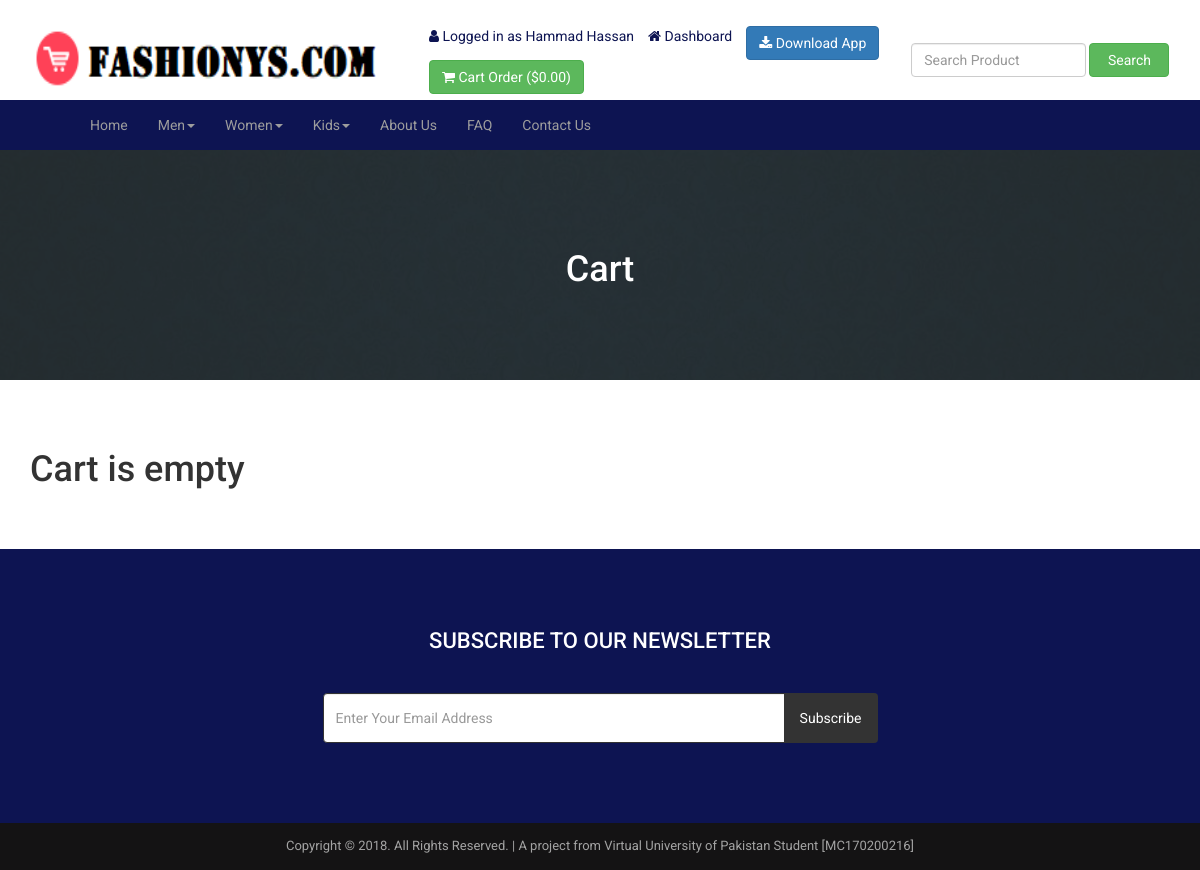
The page /cart2.php (signed in) on the database its author committed.
### tables this page shows
CREATE TABLE IF NOT EXISTS `tbl_settings` (
  `id` int(11) NOT NULL,
  `logo` varchar(255) NOT NULL,
  `favicon` varchar(255) NOT NULL,
  `footer_about` text NOT NULL,
  `footer_copyright` text NOT NULL,
  `contact_address` text NOT NULL,
  `contact_email` varchar(255) NOT NULL,
  `contact_phone` varchar(255) NOT NULL,
  `contact_fax` varchar(255) NOT NULL,
  `contact_map_iframe` text NOT NULL,
  `receive_email` varchar(255) NOT NULL,
  `receive_email_subject` varchar(255) NOT NULL,
  `receive_email_thank_you_message` text NOT NULL,
  `forget_password_message` text NOT NULL,
  `total_recent_post_footer` int(10) NOT NULL,
  `total_popular_post_footer` int(10) NOT NULL,
  `total_recent_post_sidebar` int(11) NOT NULL,
  `total_popular_post_sidebar` int(11) NOT NULL,
  `total_featured_product_home` int(11) NOT NULL,
  `total_latest_product_home` int(11) NOT NULL,
  `total_popular_product_home` int(11) NOT NULL,
  `meta_title_home` text NOT NULL,
  `meta_keyword_home` text NOT NULL,
  `meta_description_home` text NOT NULL,
  `banner_login` varchar(255) NOT NULL,
  `banner_registration` varchar(255) NOT NULL,
  `banner_forget_password` varchar(255) NOT NULL,
  `banner_reset_password` varchar(255) NOT NULL,
  `banner_search` varchar(255) NOT NULL,
  `banner_cart` varchar(255) NOT NULL,
  `banner_checkout` varchar(255) NOT NULL,
  `banner_product_category` varchar(255) NOT NULL,
  `banner_blog` varchar(255) NOT NULL,
  `cta_title` varchar(255) NOT NULL,
  `cta_content` text NOT NULL,
  `cta_read_more_text` varchar(255) NOT NULL,
  `cta_read_more_url` varchar(255) NOT NULL,
  `cta_photo` varchar(255) NOT NULL,
  `featured_product_title` varchar(255) NOT NULL,
  `featured_product_subtitle` varchar(255) NOT NULL,
  `latest_product_title` varchar(255) NOT NULL,
  `latest_product_subtitle` varchar(255) NOT NULL,
  `popular_product_title` varchar(255) NOT NULL,
  `popular_product_subtitle` varchar(255) NOT NULL,
  `testimonial_title` varchar(255) NOT NULL,
  `testimonial_subtitle` varchar(255) NOT NULL,
  `testimonial_photo` varchar(255) NOT NULL,
  `blog_title` varchar(255) NOT NULL,
  `blog_subtitle` varchar(255) NOT NULL,
  `newsletter_text` text NOT NULL,
  `paypal_email` varchar(255) NOT NULL,
  `stripe_public_key` varchar(255) NOT NULL,
  `stripe_secret_key` varchar(255) NOT NULL,
  `bank_detail` text NOT NULL,
  `before_head` text NOT NULL,
  `after_body` text NOT NULL,
  `before_body` text NOT NULL,
  `home_service_on_off` int(11) NOT NULL,
  `home_welcome_on_off` int(11) NOT NULL,
  `home_featured_product_on_off` int(11) NOT NULL,
  `home_latest_product_on_off` int(11) NOT NULL,
  `home_popular_product_on_off` int(11) NOT NULL,
  `home_testimonial_on_off` int(11) NOT NULL,
  `home_blog_on_off` int(11) NOT NULL,
  `newsletter_on_off` int(11) NOT NULL,
  `ads_above_welcome_on_off` int(1) NOT NULL,
  `ads_above_featured_product_on_off` int(1) NOT NULL,
  `ads_above_latest_product_on_off` int(1) NOT NULL,
  `ads_above_popular_product_on_off` int(1) NOT NULL,
  `ads_above_testimonial_on_off` int(1) NOT NULL,
  `ads_category_sidebar_on_off` int(1) NOT NULL
);

CREATE TABLE IF NOT EXISTS `tbl_top_category` (
  `tcat_id` int(11) NOT NULL,
  `tcat_name` varchar(255) NOT NULL,
  `show_on_menu` int(1) NOT NULL
);

CREATE TABLE IF NOT EXISTS `tbl_page` (
  `id` int(11) NOT NULL,
  `about_title` varchar(255) NOT NULL,
  `about_content` text NOT NULL,
  `about_banner` varchar(255) NOT NULL,
  `about_meta_title` varchar(255) NOT NULL,
  `about_meta_keyword` text NOT NULL,
  `about_meta_description` text NOT NULL,
  `faq_title` varchar(255) NOT NULL,
  `faq_banner` varchar(255) NOT NULL,
  `faq_meta_title` varchar(255) NOT NULL,
  `faq_meta_keyword` text NOT NULL,
  `faq_meta_description` text NOT NULL,
  `blog_title` varchar(255) NOT NULL,
  `blog_banner` varchar(255) NOT NULL,
  `blog_meta_title` varchar(255) NOT NULL,
  `blog_meta_keyword` text NOT NULL,
  `blog_meta_description` text NOT NULL,
  `contact_title` varchar(255) NOT NULL,
  `contact_banner` varchar(255) NOT NULL,
  `contact_meta_title` varchar(255) NOT NULL,
  `contact_meta_keyword` text NOT NULL,
  `contact_meta_description` text NOT NULL,
  `pgallery_title` varchar(255) NOT NULL,
  `pgallery_banner` varchar(255) NOT NULL,
  `pgallery_meta_title` varchar(255) NOT NULL,
  `pgallery_meta_keyword` text NOT NULL,
  `pgallery_meta_description` text NOT NULL,
  `vgallery_title` varchar(255) NOT NULL,
  `vgallery_banner` varchar(255) NOT NULL,
  `vgallery_meta_title` varchar(255) NOT NULL,
  `vgallery_meta_keyword` text NOT NULL,
  `vgallery_meta_description` text NOT NULL
);

### cart2.php (the view, shortened to what this page needs)
<?php require_once('header.php'); ?>
<?php
$statement = $pdo->prepare("SELECT * FROM tbl_settings WHERE id=1");
$statement->execute();
$result = $statement->fetchAll(PDO::FETCH_ASSOC);
foreach ($result as $row) {
    $banner_cart = $row['banner_cart'];
}
?>
<div class="page-banner" style="background-image: url(assets/uploads/<?php echo $banner_cart; ?>)">
    <div class="overlay"></div>
    <div class="page-banner-inner">
        <h1><?php echo LANG_VALUE_18; ?></h1>
    </div>
</div>
<div class="page">
	<div class="container">
		<div class="row">
			<div class="col-md-12">
                <?php if(!isset($_SESSION['cart_p_id'])): ?>
                    <h1 class="fa-sharp fa-solid fa-person-dolly-empty"><i></i><?php echo 'Cart is empty'; ?></h1>
                <?php endif; ?>
			</div>
		</div>
	</div>
</div>
<?php require_once('footer.php'); ?>

### header.php (shortened to what this page needs)
<?php
include("admin/inc/config.php");
$statement = $pdo->prepare("SELECT * FROM tbl_settings WHERE id=1");
$statement->execute();
$result = $statement->fetchAll(PDO::FETCH_ASSOC);
foreach ($result as $row)
{
	$logo = $row['logo'];
}
?>
<!DOCTYPE html>
<html lang="en">
<head>
	<link rel="stylesheet" href="assets/css/bootstrap.min.css">
	<link rel="stylesheet" href="assets/css/font-awesome.min.css">
	<link rel="stylesheet" href="assets/css/owl.carousel.min.css">
	<link rel="stylesheet" href="assets/css/owl.theme.default.min.css">
	<link rel="stylesheet" href="assets/css/jquery.bxslider.min.css">
    <link rel="stylesheet" href="assets/css/magnific-popup.css">
    <link rel="stylesheet" href="assets/css/rating.css">
	<link rel="stylesheet" href="assets/css/spacing.css">
	<link rel="stylesheet" href="assets/css/bootstrap-touch-slider.css">
	<link rel="stylesheet" href="assets/css/animate.min.css">
	<link rel="stylesheet" href="assets/css/tree-menu.css">
	<link rel="stylesheet" href="assets/css/select2.min.css">
	<link rel="stylesheet" href="assets/css/main.css">
	<link rel="stylesheet" href="assets/css/responsive.css">
	<?php
	$statement = $pdo->prepare("SELECT * FROM tbl_page WHERE id=1");
	$statement->execute();
	$result = $statement->fetchAll(PDO::FETCH_ASSOC);
		?>
</head>
<body>
<br>
<div class="header">
	<div class="container">
		<div class="row inner">
			<div class="col-md-4 logo">
				<a href="index.php"><img src="assets/uploads/<?php echo $logo; ?>" alt="logo image"></a>
			</div>
			<div class="col-md-5 right">
				<ul>
					<?php
					if(isset($_SESSION['customer'])) {
						?>
						<li><i class="fa fa-user"></i> <?php echo LANG_VALUE_13; ?> <?php echo $_SESSION['customer']['cust_name']; ?></li>
						<li><a href="dashboard.php"><i class="fa fa-home"></i> <?php echo LANG_VALUE_89; ?></a></li>
						<?php
					} else {
						?>
						<li><a href="login.php"><i class="fa fa-sign-in"></i> <?php echo LANG_VALUE_9; ?></a></li>
						<li><a href="registration.php"><i class="fa fa-user-plus"></i> <?php echo LANG_VALUE_15; ?></a></li>
						<?php
					}
					?>
                    <li class="btn btn-primary"><a href="/downloads/SSN Market.apk" download ><i class="fa fa-download" aria-hidden="true" style="color:white;"></i> <span style="color:white;">Download App</span</a></li>
					<li class="btn btn-success"><a href="cart.php"><span style="color:white;"><i class="fa fa-shopping-cart"></i><?php echo " Cart Order"; ?> (<?php echo LANG_VALUE_1; ?><?php
					if(isset($_SESSION['cart_p_id'])) {
						$table_total_price = 0;
						$i=0;
	                    foreach($_SESSION['cart_p_qty'] as $key => $value)
	                    {
	                        $i++;
	                        $arr_cart_p_qty[$i] = $value;
	                    }                    $i=0;
	                    foreach($_SESSION['cart_p_current_price'] as $key => $value)
	                    {
	                        $i++;
	                        $arr_cart_p_current_price[$i] = $value;
	                    }
	                    for($i=1;$i<=count($arr_cart_p_qty);$i++) {
	                    	$row_total_price = $arr_cart_p_current_price[$i]*$arr_cart_p_qty[$i];
	                        $table_total_price = $table_total_price + $row_total_price;
	                    }
						echo $table_total_price;
					} else {
						echo '0.00';
					}
					?>)</span></a></li>
				</ul>
			</div>
			<div class="col-md-3 search-area">
				<form class="navbar-form navbar-left" role="search" action="search-result.php" method="get">
					<div class="form-group">
						<input type="text" class="form-control search-top" placeholder="<?php echo LANG_VALUE_2; ?>" name="search_text">
					</div>
					<button type="submit" class="btn btn-success"><?php echo LANG_VALUE_3; ?></button>
				</form>
			</div>
		</div>
	</div>
</div>
<div class="nav navbar-inverse">
	<div class="container-fluid">
		<div class="navbar-header">
		    <div class="col-xs-9">
      </div>
      <div class="col-xs-3 text-right">
      </div>
    	</div>
		<div class="collapse navbar-collapse" id="myNavbar">
						<ul class="nav navbar-nav">
							<li><a href="index.php">Home</a></li>
							<?php
							$statement = $pdo->prepare("SELECT * FROM tbl_top_category WHERE show_on_menu=1");
							$statement->execute();
							$result = $statement->fetchAll(PDO::FETCH_ASSOC);
							foreach ($result as $row) {
								?>
								<li class="dropdown">
									<a class="dropdown-toggle" data-toggle="dropdown" href="product-category.php?id=<?php echo $row['tcat_id']; ?>&type=top-category"><?php echo $row['tcat_name']; ?><span class="caret"></span></a>
								</li>
								<?php
							}
							?>
							<?php
							$statement = $pdo->prepare("SELECT * FROM tbl_page WHERE id=1");
							$statement->execute();
							$result = $statement->fetchAll(PDO::FETCH_ASSOC);
							foreach ($result as $row) {
								$about_title = $row['about_title'];
								$faq_title = $row['faq_title'];
								$contact_title = $row['contact_title'];
							}
							?>
							<li><a href="about.php"><?php echo $about_title; ?></a></li>
							<li><a href="faq.php"><?php echo $faq_title; ?></a></li>
							<li><a href="contact.php"><?php echo $contact_title; ?></a></li>
						</ul>
		</div>
	</div>
</div>

### footer.php (shortened to what this page needs)
<?php
$statement = $pdo->prepare("SELECT * FROM tbl_settings WHERE id=1");
$statement->execute();
$result = $statement->fetchAll(PDO::FETCH_ASSOC);
foreach ($result as $row)
{
	$footer_copyright = $row['footer_copyright'];
    $newsletter_on_off = $row['newsletter_on_off'];
}
?>
<?php if($newsletter_on_off == 1): ?>
<section class="home-newsletter">
	<div class="container">
		<div class="row">
			<div class="col-md-6 col-md-offset-3">
				<div class="single">
				<form action="" method="post">
					<h2><?php echo LANG_VALUE_93; ?></h2>
					<div class="input-group">
			        	<input type="email" class="form-control" placeholder="<?php echo LANG_VALUE_95; ?>" name="email_subscribe">
			         	<span class="input-group-btn">
			         	<button class="btn btn-theme" type="submit" name="form_subscribe"><?php echo LANG_VALUE_92; ?></button>
			         	</span>
			        </div>
				</div>
			</div>
		</div>
	</div>
</section>
<?php endif; ?>
<div class="footer-bottom">
	<div class="container">
		<div class="row">
			<div class="col-md-12 copyright">
				<?php echo $footer_copyright; ?>
			</div>
		</div>
	</div>
</div>
</body>
</html>

### assets/css/main.css (style rules this page uses)
* { margin: 0; padding: 0; }
body { font-family: 'Roboto', sans-serif; font-size: 14px; }
h1, h2, h3, h4, h5, h6 { font-family: 'Roboto', sans-serif; }
a { text-decoration: none; }
.header { width: 100%; height: auto; background: #fff; }
.header .inner { height: auto; display: table; }
.header .logo { float: none; display: table-cell; vertical-align: middle; }
.header .logo img { max-width: 100%; height: 80px; }
.header .navbar-form .form-control { width: 300px; }
.header .search-area { float: none; display: table-cell; vertical-align: middle; }
.header .search-area .form-group { width: calc(100% - 84px); }
.header .search-area button { width: 80px; }
.header .search-area form { width: 100%; }
.header .right { float: none; display: table-cell; vertical-align: middle; padding-right: 0; }
.header .right ul { float: right; margin-bottom: 0; }
.header .right ul li { list-style-type: none; float: left; margin-left: 14px; color: #0d1452; }
.header .right ul li a { color: #0d1452; }
.header .navbar-form .search-top { width: 100%; }
.nav { background: #0d1452; }
.footer-bottom { width: 100%; height: auto; background: #141314; padding: 14px 0; }
.footer-bottom .copyright { font-size: 13px; color: #a3a3a3; text-align: center; }
.page-banner { width: 100%; height: auto; background-repeat: no-repeat; background-position: center center; -webkit-background-size: cover; background-size: cover; position: relative; padding-top: 80px; padding-bottom: 80px; overflow: hidden; }
.page-banner .overlay { position: absolute; left: 0; top: 0; width: 100%; height: 100%; opacity: 0.7; background: #333; }
.page-banner h1 { color: #fff; text-align: center; z-index: 999; position: relative; }
.page { width: 100%; height: auto; padding-top: 50px; padding-bottom: 50px; }
.home-newsletter { padding: 80px 0; background: #0d1452; }
.home-newsletter .single { max-width: 650px; margin: 0 auto; text-align: center; position: relative; z-index: 2; }
.home-newsletter .single h2 { font-size: 22px; color: white; text-transform: uppercase; margin-bottom: 40px; margin-top: 0; }
.home-newsletter .single .form-control { height: 50px; border-color: #333; outline: none; }
.home-newsletter .single .btn { min-height: 50px; background: #333; color: #fff; padding-left: 15px; padding-right: 15px; }

### assets/css/responsive.css (style rules this page uses)
@media only screen and (min-width: 992px) { .header .inner { width: 100%; } }
@media only screen and (min-width: 992px) { .header .search-area { padding-right: 0; } }
@media only screen and (min-width: 992px) { .header .search-area form { padding-right: 0; } }
@media only screen and (min-width: 992px) { .header .container { padding-right: 0; } }

### rows shown on the page
tbl_settings: logo (picture), banner_cart (picture), footer_copyright "Copyright © 2018. All Rights Reserved. | A project from Virtual University of Pakistan Student [MC170200216]"
tbl_top_category: tcat_name "Men"
tbl_top_category: tcat_name "Women"
tbl_top_category: tcat_name "Kids"
tbl_page: about_title "About Us", faq_title "FAQ", contact_title "Contact Us"

### other values the page prints
LANG_VALUE_13 "Logged in as"
$_SESSION['customer']['cust_name'] "Hammad Hassan"
LANG_VALUE_89 "Dashboard"
LANG_VALUE_1 "$"
LANG_VALUE_3 "Search"
LANG_VALUE_18 "Cart"
LANG_VALUE_93 "SUBSCRIBE TO OUR NEWSLETTER"
LANG_VALUE_92 "Subscribe"
